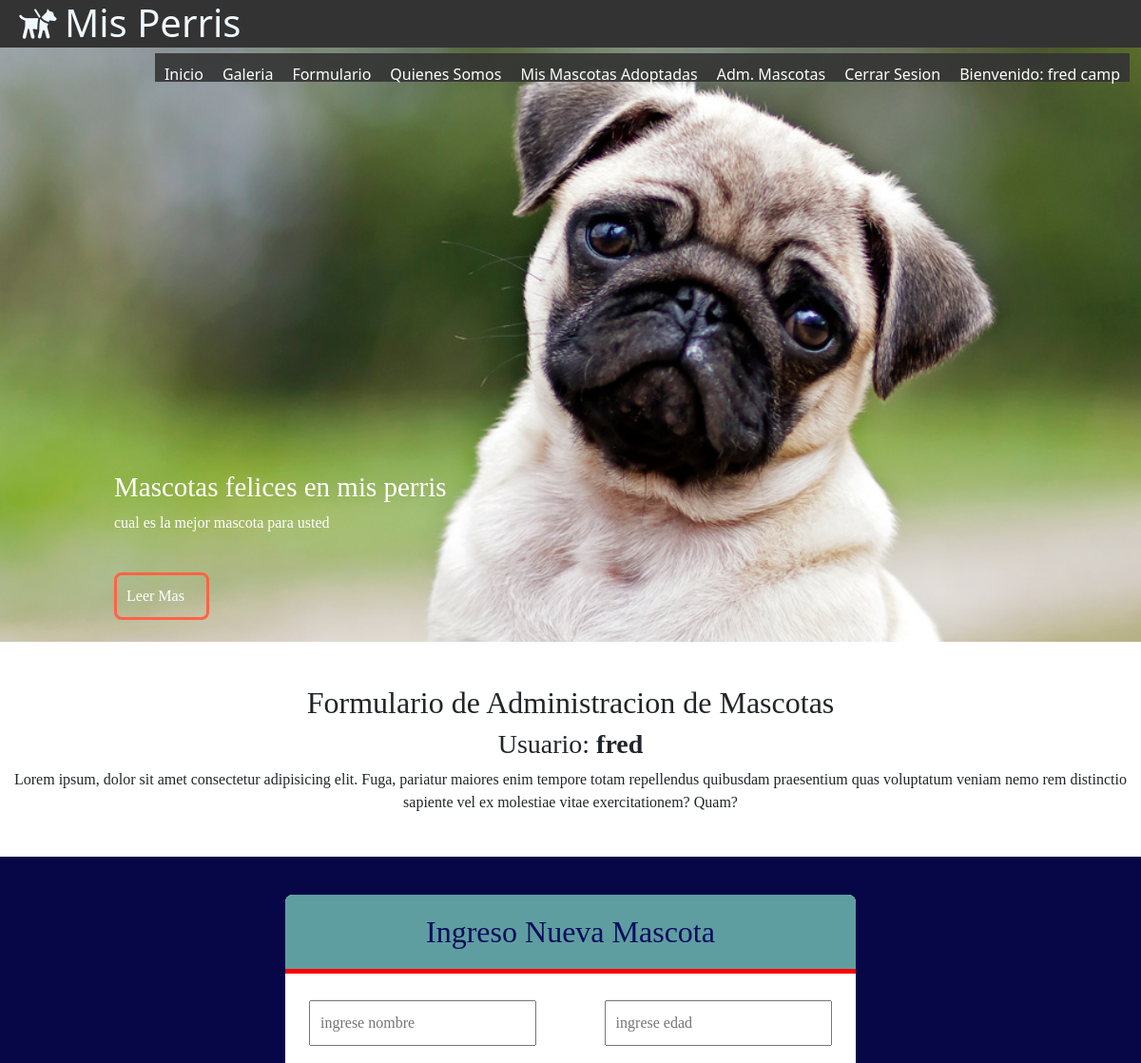
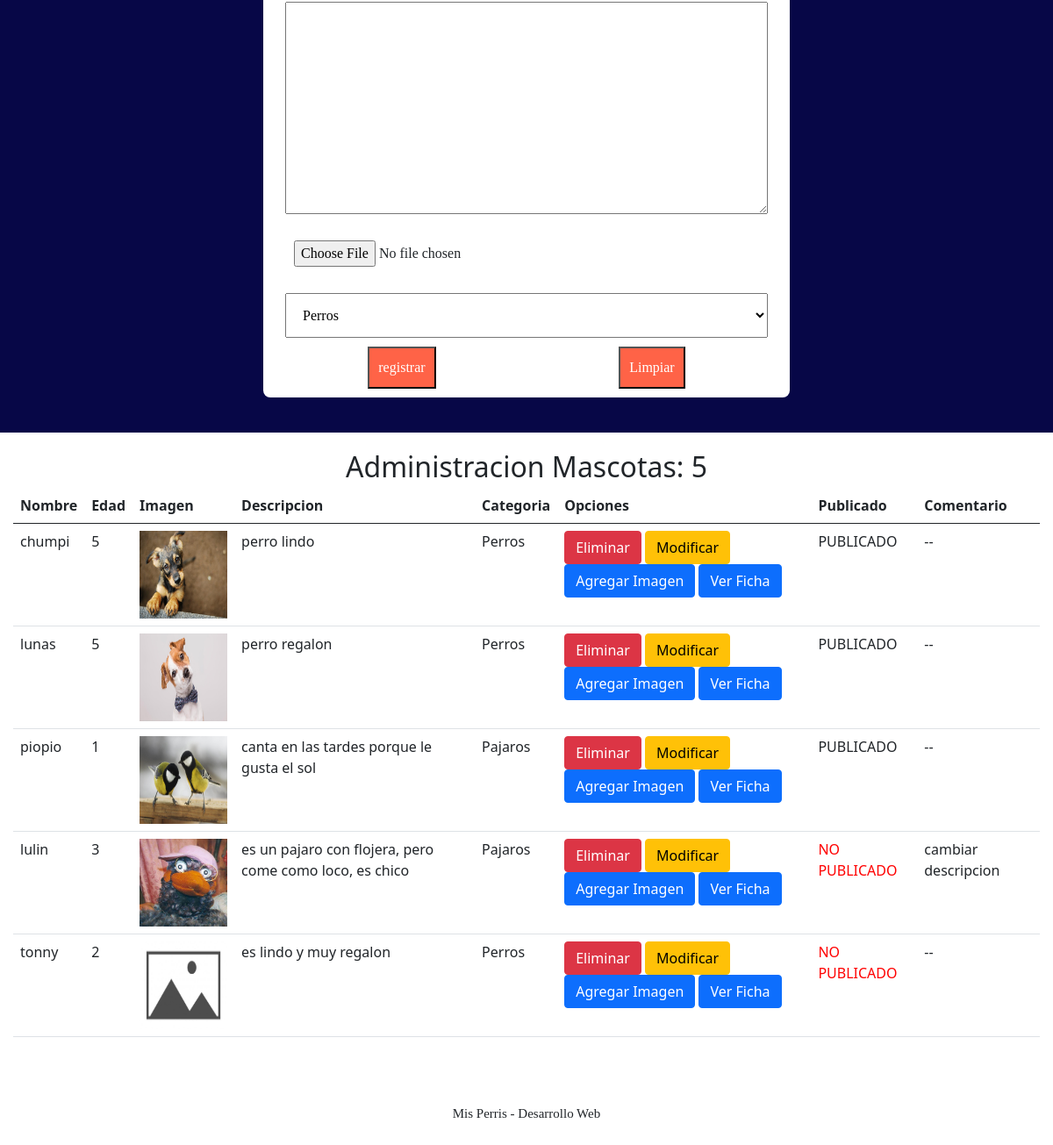
Page /registro/ (signed in) on the committed database (2 pictures, top to bottom).
### misPerris/models.py (models this page shows, shortened)
class Mascota(models.Model):
    nombre = models.CharField(primary_key=True,max_length=25)
    edad = models.IntegerField()
    descripcion = models.TextField()
    imagen = models.ImageField(upload_to='mascotas',default='mascotas/defecto.jpg')
    categoria = models.ForeignKey(Categoria, on_delete=models.CASCADE)
    publicar = models.BooleanField(default=False)
    comentario = models.TextField(default='--')
    usuario = models.CharField(max_length=45,null=True)
    dueno = models.CharField(max_length=45,default='--')

class Categoria(models.Model):
    nombre = models.CharField(primary_key=True,max_length=25)
    annos = models.IntegerField()
    imagen = models.ImageField(upload_to='cate',null=True)
    def __str__(self):
        return self.nombre

### misPerris/views.py (the view, shortened to what this page needs)
# urls.py: path('registro/',registro,name='REG'),
@login_required(login_url='/login/')
@permission_required('misPerris.add_mascota',login_url='/login/')
def registro(request):
    nom_user= request.user.username # recuperar el nombre del usuario autentificado
    mensaje=""
    categorias = Categoria.objects.all() # select * from Categoria
    mascotas = Mascota.objects.filter(usuario=nom_user)
    contexto = {"mensaje":mensaje,"categorias":categorias,"mascotas":mascotas}
    cant = Mascota.objects.filter(usuario=nom_user).count()
    contexto["cantidad"]=cant
    return render(request, "registro.html",contexto)

### misPerris/templates/registro.html (shortened to what this page needs)
{% extends "base.html" %}
{% load static %}
{% block css %}
<link rel="stylesheet" href="{% static 'css/formulario.css' %}">
<link href="https://cdn.jsdelivr.net/npm/bootstrap@5.0.1/dist/css/bootstrap.min.css" rel="stylesheet"
>
{% endblock css %}
{% block contenido %}
<section id="bienvenida">
    <h2>Formulario de Administracion de Mascotas</h2>
    <h3>Usuario: <b>{{user.username}}</b></h3>
    <p>Lorem ipsum, dolor sit amet consectetur adipisicing elit. Fuga, pariatur maiores enim tempore totam
        repellendus quibusdam praesentium quas voluptatum veniam nemo rem distinctio sapiente vel ex molestiae
        vitae exercitationem? Quam?</p>
</section>
<section id="formulario">
    <form class="form-registro" action="{% url 'REG' %}" method="post" enctype="multipart/form-data">
        <h2 class="form-titulo">Ingreso Nueva Mascota</h2>
        <div class="contenedor-input">
            <input class="col-chica" style="margin: 10px;" type="text" name="txtNombre" id="txtNombre"
                placeholder="ingrese nombre" required minlength="5" maxlength="25" pattern="[A-Za-z ]+"
                title="solo letras">
            <input class="col-chica" style="margin: 10px;" type="number" name="txtEdad" id="txtEdad" required min=1
                max=40 placeholder="ingrese edad">
            <textarea class="col-grande" style="margin: 10px;" name="txtDesc" id="txtDesc" cols="30"
                rows="10"></textarea>
            <input class="col-grande" style="margin: 10px;" type="file" name="txtImg" id="txtImg">
            <select class="col-grande" style="margin: 10px;padding: 15px;" name="cboCategoria" id="cboCategoria">
                {% for item in categorias %}
                <option>{{item.nombre}}</option>
                {% endfor %}
            </select>
            <input class="btn-registrar" type="submit" value="registrar">
            <input class="btn-registrar" type="reset" value="Limpiar">
        </div>
    </form>
</section>
<div style="padding: 15px;">
    <div style="text-align: center;font-size: xx-large;">Administracion Mascotas: {{cantidad}}</div>
    <table class="table">
        <thead>
            <tr>
                <th>Nombre</th>
                <th>Edad</th>
                <th>Imagen</th>
                <th>Descripcion</th>
                <th>Categoria</th>
                <th>Opciones</th>
                <th>Publicado</th>
                <th>Comentario</th>
            </tr>
        </thead>
        <tbody>
            {% for item in mascotas %}
            <tr>
                <td>{{item.nombre}}</td>
                <td>{{item.edad}}</td>
                <td>
                    <img src="{{item.imagen.url}}" alt="" width="100px" height="100px">
                </td>
                <td>{{item.descripcion}}</td>
                <td>{{item.categoria}}</td>
                <td>
                    <button class="btn btn-danger" onclick="eliminar('{{item.nombre}}')">Eliminar</button>
                    <button class="btn btn-warning" onclick="modificar('{{item.nombre}}')">Modificar</button>
                    <button class="btn btn-primary" onclick="galeria('{{item.nombre}}')" data-bs-toggle="modal"
                        data-bs-target="#exampleModal">Agregar
                        Imagen</button>
                    <button class="btn btn-primary" onclick="javascript:location.href='/ficha_mascota/{{item.nombre}}/'">Ver Ficha</button>
                </td>
                <td>
                    {% if item.publicar %}
                    PUBLICADO
                    {% else %}
                    <div style="color: red;">NO PUBLICADO</div>
                    {% endif %}
                </td>
                <td>
                    {{item.comentario}}
                </td>
            </tr>
            {% endfor %}
        </tbody>
    </table>
</div>
{% endblock contenido %}

### misPerris/templates/base.html (shortened to what this page needs)
{% load static %}
<!DOCTYPE html>
<html lang="en">
<head>
    <link rel="stylesheet" href="{% static 'css/estilos.css' %}">
    <link rel="stylesheet" href="{% static 'css/fontello.css' %}">
    {% block css %}
    {% endblock css %}
</head>
<body>
    <header>
        <div class="contenedor">
            <h1 class="icon-guidedog">Mis Perris</h1>
            <nav class="menu">
                <a href="{% url 'IND' %}">Inicio</a>
                <a href="{% url 'GALE' %}">Galeria</a>
                <a href="{% url 'FORMU' %}">Formulario</a>
                <a href="">Quienes Somos</a>
                {% if user.is_authenticated %}
                    <a href="{% url 'ADMINUSUARIO' %}">Mis Mascotas Adoptadas</a>
                    <a href="{% url 'REG' %}">Adm. Mascotas</a>
                    <a href="{% url 'CERRAR' %}">Cerrar Sesion</a>
                    <a href="">Bienvenido: {{user.first_name}} {{user.last_name}}</a>
                {% else %}
                    <a href="{% url 'LOGIN' %}">Login</a>
                    <a href="{% url 'CREARU' %}">Registrar Usuario</a>
                {% endif %}
            </nav>
        </div>
    </header>
    <main>
        <section id="banner">
            <img src="{% static 'img/perro1.jpg' %}" alt="">
            <div class="contenedor">
                <h2>Mascotas felices en mis perris</h2>
                <p>cual es la mejor mascota para usted</p>
                <a href="">Leer Mas</a>
            </div>
        </section>
        {% block contenido %}
        {% endblock contenido %}
    </main>
    <footer>
        <div class="contenedor">
            <p>Mis Perris - Desarrollo Web</p>
        </div>
    </footer>
</body>
</html>

### misPerris/static/css/estilos.css (style rules this page uses)
* { margin: 0; padding: 0; }
header { width: 100%; height: 50px; background: #333; color: aliceblue; top:0; left: 0; position: fixed; z-index: 100; }
h1 { float: left; }
.contenedor { width: 98%; margin: auto; }
#bienvenida { font-family: cursive; text-align: center; margin:45px 0px; }
footer { font-family: cursive; text-align: center; font-size: 15px; height: 100px; }
footer .contenedor { margin-top: 45px; }

### misPerris/static/css/formulario.css (style rules this page uses)
#formulario { background: rgb(7, 7, 71); padding: 40px; font-family: cursive; }
.form-titulo { background: cadetblue; color: rgb(7, 13, 95); padding: 20px; text-align: center; border-bottom: solid 5px red; border-radius: 8px 8px 0px 0px; }
.form-registro { width: 95%; margin:auto; max-width: 600px; background: white; border-radius: 8px; }
.contenedor-input { padding: 10px 15px; display: flex; flex-wrap: wrap; justify-content: space-between; }
input { padding: 10px; margin-bottom: 10px; }
.col-chica { width: 42%; }
.col-grande { width: 100%; }
.btn-registrar { background: tomato; color: white; margin: auto; }

### misPerris/static/css/menu.css (style rules this page uses)
.menu { position: absolute; top: 50px; left: 0px; width: 100%; height: 100vh; background: rgb(51, 51, 51,0.9); transform: translateX(-100%); transition: 1.5s; }
.menu a { display: block; color: white; height: 30px; padding: 10px; text-decoration: none; border-bottom: solid 1px rgb(255, 255, 255,0.3); }
@media (min-width:1024px) { .menu { position: static; width: auto; height: auto; float: right; display: flex; transform: translateX(0%); } }
@media (min-width:1024px) { .menu a { border: none; } }

### misPerris/static/css/banner.css (style rules this page uses)
#banner img { width: 100%; }
#banner .contenedor { position: absolute; top:20%; left: 10%; color: white; font-family: cursive; width: 50%; }
#banner .contenedor h2 { font-size: 29px; }
#banner .contenedor a { display: block; width: 100px; margin-top: 40px; padding: 10px; text-decoration: none; color: white; border-radius: 8px; border: solid 3px tomato; }

### rows in the picture
Mascota: nombre "chumpi", edad "5", imagen (picture), descripcion "perro lindo", categoria "Perros", publicar "PUBLICADO", comentario "--"
Mascota: nombre "lunas", edad "5", imagen (picture), descripcion "perro regalon", categoria "Perros", publicar "PUBLICADO", comentario "--"
Mascota: nombre "piopio", edad "1", imagen (picture), descripcion "canta en las tardes porque le gusta el sol", categoria "Pajaros", publicar "PUBLICADO", comentario "--"
Mascota: nombre "lulin", edad "3", imagen (picture), descripcion "es un pajaro con flojera, pero come como loco, es chico", categoria "Pajaros", publicar "NO PUBLICADO", comentario "cambiar descripcion"
Mascota: nombre "tonny", edad "2", imagen (picture), descripcion "es lindo y muy regalon", categoria "Perros", publicar "NO PUBLICADO", comentario "--"

### other values in the picture
{{ user.first_name }} "fred"
{{ user.last_name }} "camp"
{{ user.username }} "fred"
{{ cantidad }} "5"
form field cboCategoria "Perros"
